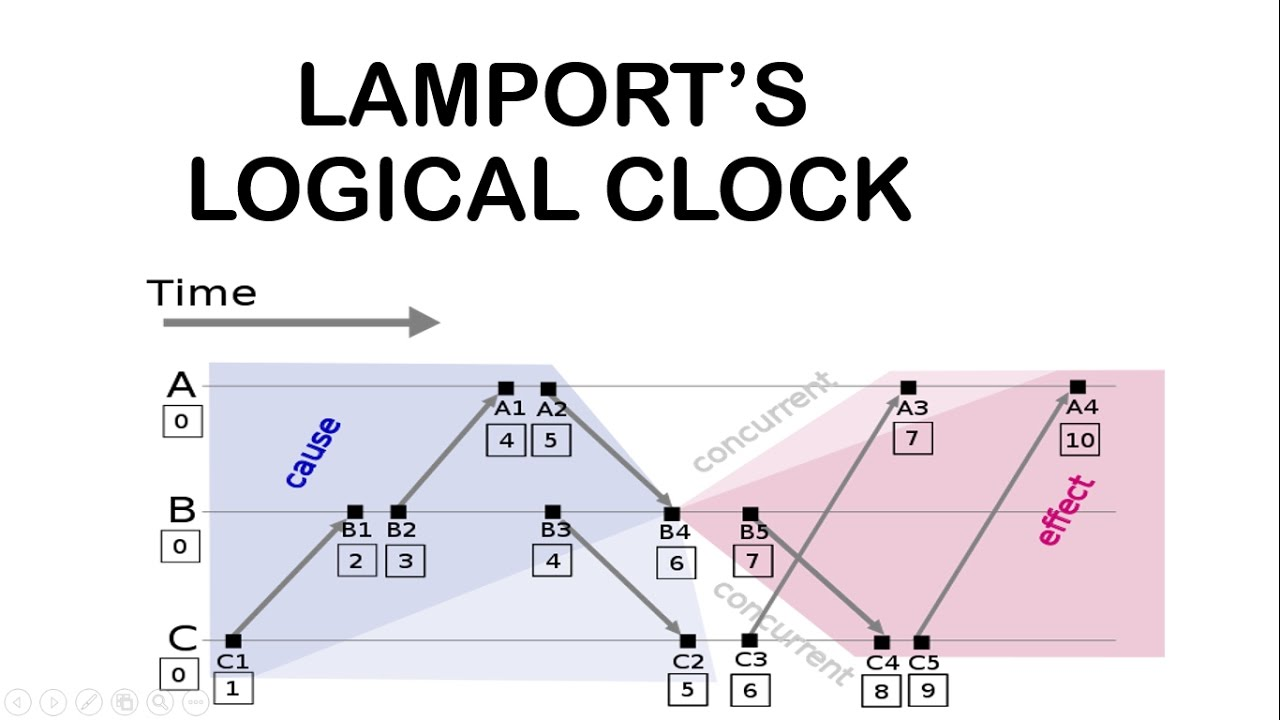
#> input picture backend/uploads/resources/diagram_1792998088_lamports_algorithm.jpg, 1280 x 720 px, found by its file name
$ python test_vision_numpy.py
#> lines starting #> are read from the running program, lines starting #| are printed output that depends on the picture; after the words box and inside, x2 and y2 are one past the last pixel; in counts of white or black regions, pixels touching at a corner belong together
import os
import numpy as np
from PIL import Image

img_path = r"backend/uploads/resources/diagram_1792998088_lamports_algorithm.jpg"
im = Image.open(img_path)
#> im is the input picture: PIL image 1280x720 RGB; mean R, G, B 233.3, 229.8, 234.1
w, h = im.size
#> w = 1280; h = 720
print(f"Image Size: {w}x{h}, Mode: {im.mode}")
#| Image Size: 1280x720, Mode: RGB

# Convert to grayscale array
gray = np.array(im.convert('L'), dtype=np.float32)
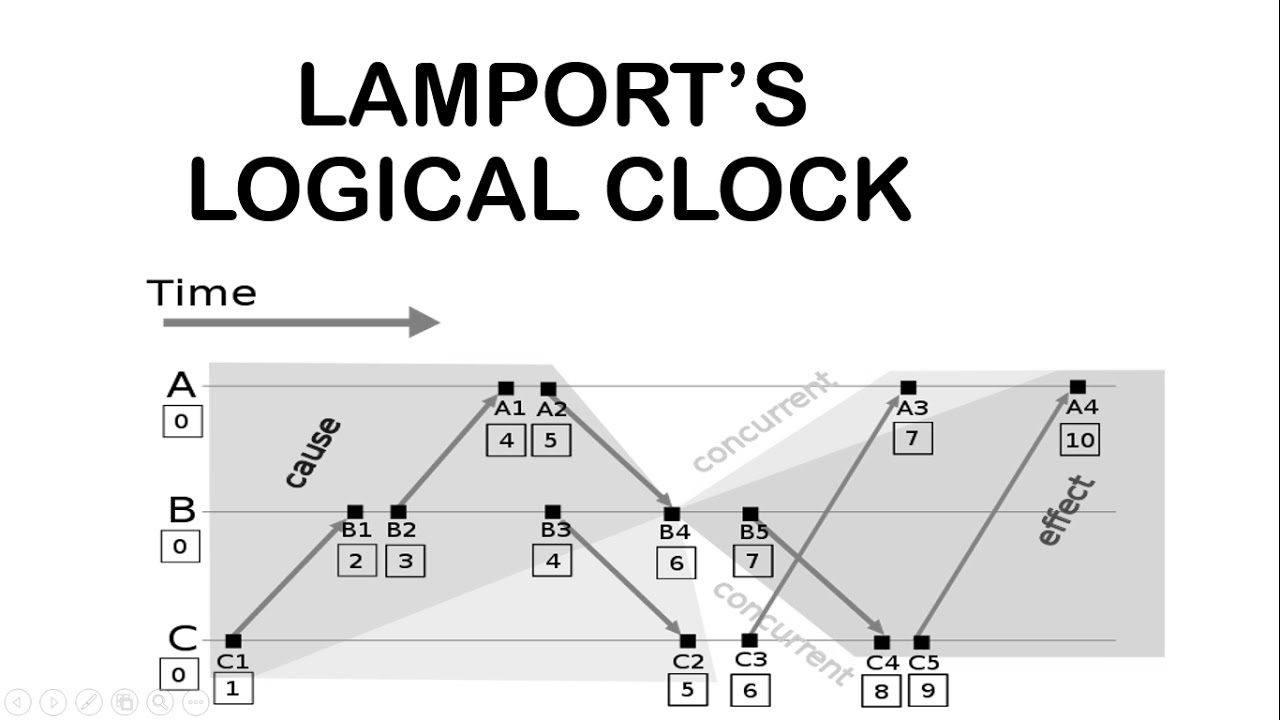
#> gray: shape (720, 1280) float32; min 0, max 255, mean 231.3
# Background analysis
mean_brightness = float(np.mean(gray))
#> mean_brightness = 231.3
std_brightness = float(np.std(gray))
#> std_brightness = 54.3
print(f"Mean Brightness: {mean_brightness:.1f}, Std: {std_brightness:.1f}")
#| Mean Brightness: 231.3, Std: 54.3

# Threshold for lines/strokes (assuming light background if mean > 128)
is_light_bg = mean_brightness > 128
#> is_light_bg = True
strokes = (gray < 100) if is_light_bg else (gray > 150)
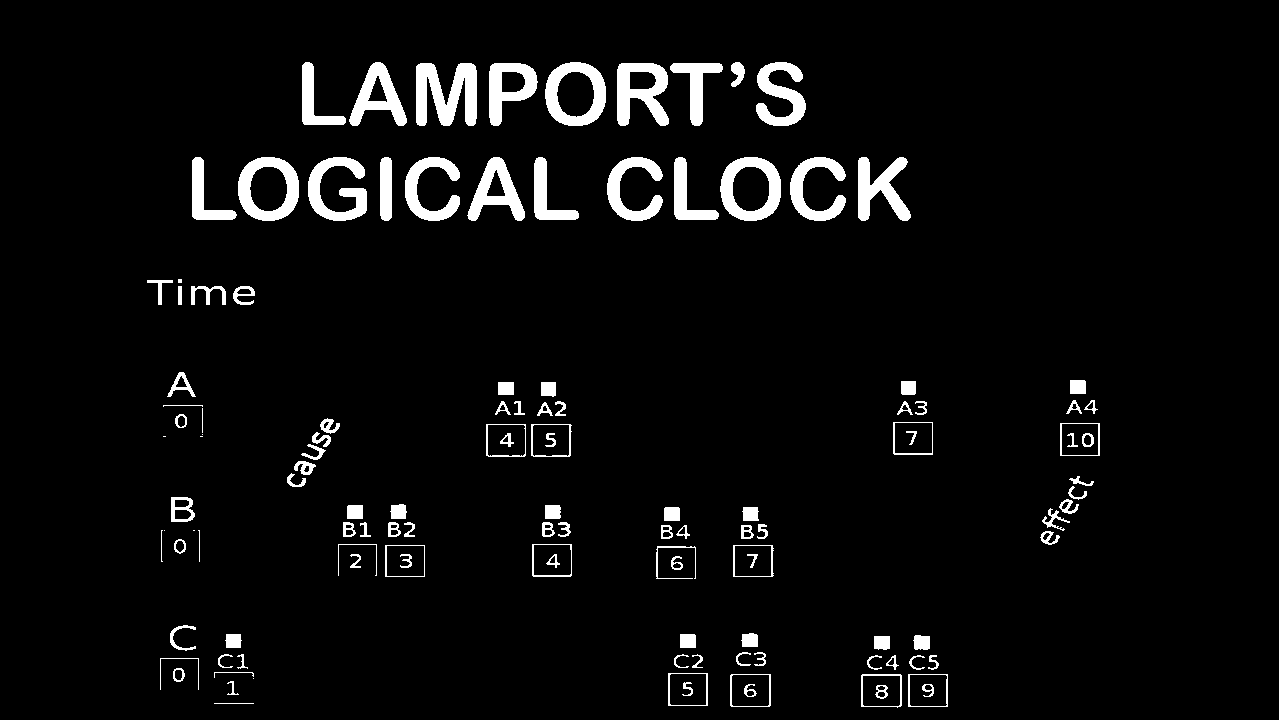
#> strokes: shape (720, 1280) bool; 4.8% white; 126 white regions (7 under 20 px), largest, box (x1, y1, x2, y2) and area: (416, 63, 477, 126) 2581, (617, 63, 669, 126) 1960, (238, 157, 299, 221) 1900
stroke_ratio = float(np.mean(strokes))
#> stroke_ratio = 0.0482
print(f"Stroke pixel ratio: {stroke_ratio:.3f}")
#| Stroke pixel ratio: 0.048

# Horizontal line energy (sum across rows)
row_sums = np.sum(strokes, axis=1)
#> row_sums = 720 values, max 464 at index 212, min 1 at index 0, mean 61.76
# Peaks in row_sums indicate prominent horizontal lifelines/boundaries
high_density_rows = np.where(row_sums > (w * 0.25))[0]
#> high_density_rows = [163, 164, 165, 166, 210, 211, 212, 213, 214, 215, 216, 217, 218]
print(f"Prominent horizontal line row count: {len(high_density_rows)}")
#| Prominent horizontal line row count: 13

print("Analysis successfully executed!")
